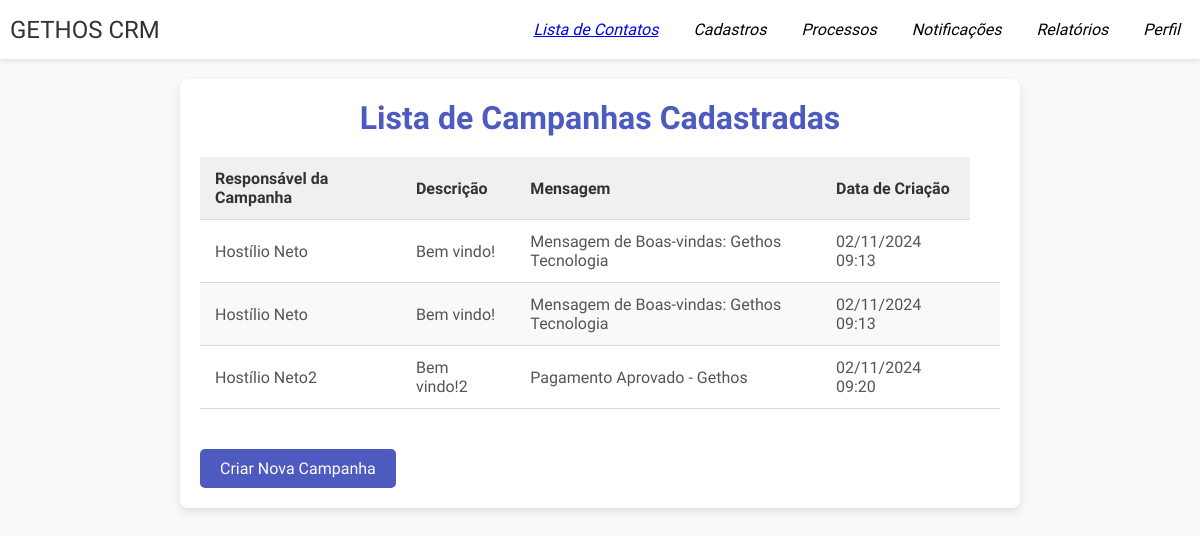
The app's page /cadastros/campanhas/ with its own data.
### cadastros/models.py (models this page shows, shortened)
class Campanha(models.Model):
    nome = models.CharField(max_length=255)
    data_criacao = models.DateTimeField(auto_now_add=True)
    status = models.CharField(max_length=50, choices=[
        ('ativa', 'Campanha Ativa'),
        ('inativa', 'Campanha Inativa')
    ], default='ativa')
    responsavel = models.CharField(max_length=255)
    titulo = models.CharField(max_length=255)
    data_envio = models.DateField()
    hora_envio = models.TimeField()
    mensagem = models.ForeignKey(ModeloMensagem, on_delete=models.CASCADE)

class ModeloMensagem(models.Model):
    TIPO_MENSAGEM_CHOICES = [
        (1, 'SMS'),
        (2, 'WhatsApp'),
        (3, 'E-mail'),
    ]
    nome_modelo = models.CharField(max_length=255)
    tipo_mensagem = models.IntegerField(choices=TIPO_MENSAGEM_CHOICES)
    conteudo_mensagem = models.TextField()
    data_criacao = models.DateTimeField(auto_now_add=True)

### cadastros/views.py (the view)
# urls.py: path('campanhas/', views.listar_campanhas, name='listar_campanhas'),
def listar_campanhas(request):
    campanhas = Campanha.objects.all()
    return render(request, 'listar_campanhas.html', {'campanhas': campanhas})

### cadastros/templates/listar_campanhas.html (shortened to what this page needs)
{% load static %}
<!DOCTYPE html>
<html lang="pt-BR">
<head>
    <link rel="stylesheet" href="{% static 'cadastros/css/listar_campanhas.css' %}">
</head>
<body>
    {% include 'menu_header.html' %}
    <div class="container">
        <h1>Lista de Campanhas Cadastradas</h1>
        <table>
            <thead>
                <tr>
                    <th>Responsável da Campanha</th>
                    <th>Descrição</th>
                    <th>Mensagem</th>
                    <th>Data de Criação</th>
                </tr>
            </thead>
            <tbody>
                {% for campanha in campanhas %}
                <tr>
                    <td>{{ campanha.responsavel }}</td>
                    <td>{{ campanha.titulo }}</td>
                    <td>{{ campanha.mensagem.nome_modelo }}</td>
                    <td>{{ campanha.data_criacao|date:"d/m/Y H:i" }}</td>
                    <td>
                    </td>
                </tr>
                {% empty %}
                <tr>
                    <td colspan="4">Nenhuma campanha cadastrada.</td>
                </tr>
                {% endfor %}
            </tbody>
        </table>
        <a href="{% url 'nova_campanha' %}" class="a-link">
            <button class="btn-criar-nova-campanha">Criar Nova Campanha</button>
        </a>
    </div>
</body>
</html>

### cadastros/static/cadastros/css/listar_campanhas.css (style rules this page uses)
body { font-family: Arial, sans-serif; background-color: #f9f9f9; margin: 0; padding: 0; color: #333; }
.container { max-width: 800px; margin: 20px auto; padding: 20px; background-color: #ffffff; border-radius: 8px; box-shadow: 0 4px 8px rgba(0, 0, 0, 0.1); }
h1 { font-size: 2em; color: #4d5ac0; text-align: center; margin-bottom: 20px; }
table { width: 100%; border-collapse: collapse; margin-bottom: 20px; }
table th, table td { padding: 12px 15px; text-align: left; border-bottom: 1px solid #ddd; }
table th { background-color: #f0f0f0; font-weight: bold; }
table tr:nth-child(even) { background-color: #f9f9f9; }
table td { color: #555; }
.btn-criar-nova-campanha, .btn-voltar { padding: 10px 20px; font-size: 1em; border: none; text-decoration: none; border-radius: 5px; cursor: pointer; transition: background-color 0.4s ease; text-decoration: none; color: #ffffff; }
.btn-criar-nova-campanha, .btn-voltar { display: inline-block; margin-top: 20px; }
.btn-criar-nova-campanha { background-color: #4d5ac0; color: #fff; }

### static/gethos_home/css/menu_header.css (style rules this page uses)
* { margin: 0; padding: 0; font-family: "Rethink Sans", sans-serif; }

### records on screen
Campanha: responsavel "Hostílio Neto", titulo "Bem vindo!", mensagem.nome_modelo "Mensagem de Boas-vindas: Gethos Tecnologia", data_criacao "02/11/2024 09:13"
Campanha: responsavel "Hostílio Neto", titulo "Bem vindo!", mensagem.nome_modelo "Mensagem de Boas-vindas: Gethos Tecnologia", data_criacao "02/11/2024 09:13"
Campanha: responsavel "Hostílio Neto2", titulo "Bem vindo!2", mensagem.nome_modelo "Pagamento Aprovado - Gethos", data_criacao "02/11/2024 09:20"
